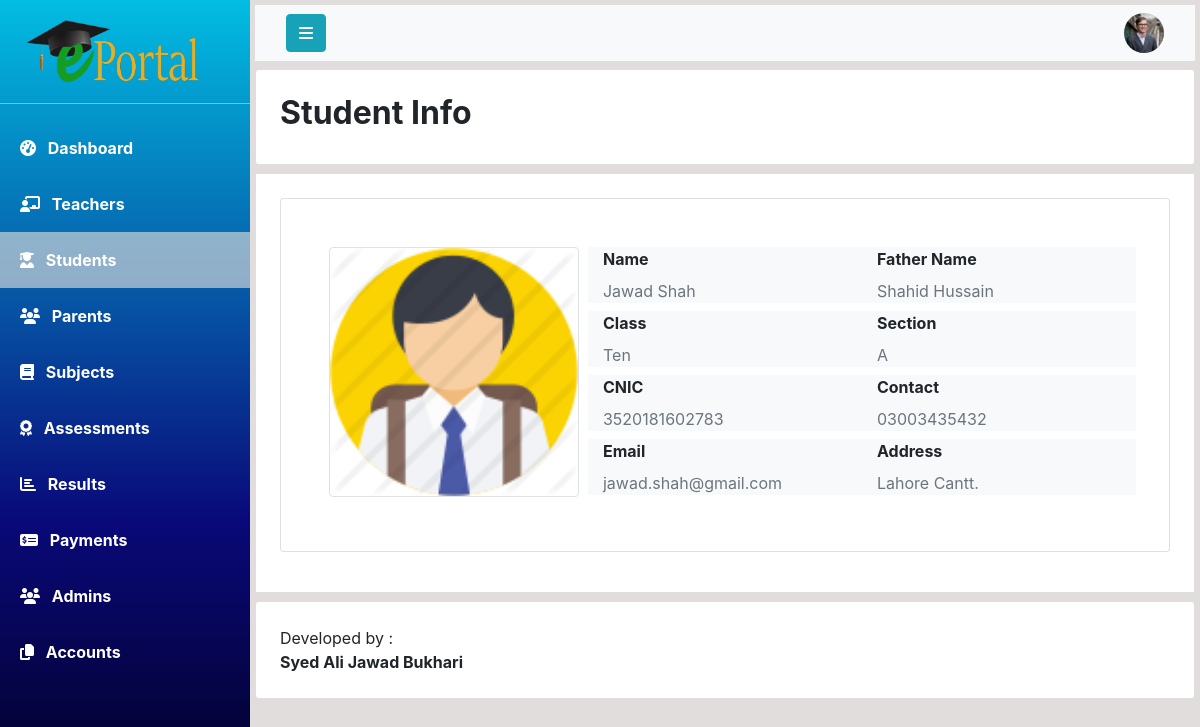
Page /php/admin_view_student.php?id=1 (signed in) on the committed database.
### tables this page shows
CREATE TABLE `students` (
  `student_id` int(11) NOT NULL,
  `first_name` varchar(20) DEFAULT NULL,
  `last_name` varchar(20) DEFAULT NULL,
  `class_name` varchar(20) DEFAULT NULL,
  `mobile_number` varchar(11) DEFAULT NULL,
  `cnic` varchar(13) DEFAULT NULL,
  `address` varchar(100) DEFAULT NULL,
  `gender` varchar(10) DEFAULT NULL,
  `blood_group` char(3) DEFAULT NULL,
  `email` varchar(30) DEFAULT NULL,
  `password` varchar(255) DEFAULT NULL,
  `parent_id` int(11) DEFAULT NULL,
  `account_status` tinyint(1) NOT NULL
);

CREATE TABLE `parents` (
  `parent_id` int(11) NOT NULL,
  `first_name` varchar(20) DEFAULT NULL,
  `last_name` varchar(20) DEFAULT NULL,
  `mobile_number` varchar(11) DEFAULT NULL,
  `cnic` varchar(13) DEFAULT NULL,
  `email` varchar(30) DEFAULT NULL,
  `address` varchar(100) DEFAULT NULL,
  `occupation` varchar(30) DEFAULT NULL,
  `designation` varchar(30) DEFAULT NULL
);

### php/admin_view_student.php (the view, shortened to what this page needs)
<!DOCTYPE html>
<html lang="en">
<head>
    <?php include 'links.php'; ?>
</head>
<body>
    <?php
        include 'DBManager.php';
        $id = $_GET['id'];
        $query = "SELECT * from Students WHERE student_id = '$id'";
        $result = mysqli_query($connection,$query);
        $studentInfo = mysqli_fetch_array($result);
    ?>
    <div class="wrapper">
        <nav id="sidebar">
            <a href="#" id="logo-container">
                <img class="mt-3 ml-4" src="../assets/logo/logo1.png" alt="Logo" width="180">
            </a>
            <hr class="my-3 sidebar-separator" style="background-color: rgba(255, 255, 255, 0.562);">
            <ul>
                <li><a class="nav-link text-white font-weight-bold px-3 py-3" href="manage_students.php">
                        <i class="fas fa-tachometer-alt ml-1 mr-2"></i>
                        Dashboard
                    </a>
                </li>
                <li><a class="nav-link text-white font-weight-bold px-3 py-3" href="manage_teachers.php">
                        <i class="fas fa-chalkboard-teacher ml-1 mr-2"></i>
                        Teachers
                    </a>
                </li>
                <li><a class="nav-link text-white font-weight-bold px-3 py-3 active" href="manage_students.php">
                        <i class="fas fa-user-graduate ml-1 mr-2"></i>
                        Students
                    </a>
                </li>
                <li><a class="nav-link text-white font-weight-bold px-3 py-3" href="manage_parents.php">
                        <i class="fa fa-group ml-1 mr-2"></i>
                        Parents
                    </a>
                </li>
                <li><a class="nav-link text-white font-weight-bold px-3 py-3" href="#">
                        <i class="fas fa-book ml-1 mr-2"></i>
                        Subjects
                    </a>
                </li>
                <li><a class="nav-link text-white font-weight-bold px-3 py-3" href="#">
                        <i class="fas fa-award ml-1 mr-2"></i>
                        Assessments
                    </a>
                </li>
                <li><a class="nav-link text-white font-weight-bold px-3 py-3" href="#">
                        <i class="fa fa-chart-bar ml-1 mr-2"></i>
                        Results
                    </a>
                </li>
                <li><a class="nav-link text-white font-weight-bold px-3 py-3" href="#">
                        <i class="fa fa-money-check-alt ml-1 mr-2"></i>
                        Payments
                    </a>
                </li>
                <li><a class="nav-link text-white font-weight-bold px-3 py-3" href="#">
                        <i class="fas fa-users ml-1 mr-2"></i>
                        Admins
                    </a>
                </li>
                <li><a class="nav-link text-white font-weight-bold px-3 py-3" href="#">
                        <i class="fas fa-copy ml-1 mr-2"></i>
                        Accounts
                    </a>
                </li>
            </ul>
        </nav>
        <div id="content" class="overflow-auto">
            <nav class="navbar mb-2 navbar-light bg-light mb-2">
                <div class="container-fluid">
                    <div class="navbar-header">
                        <button type="button" id="sidebar-toggle" onclick="hideSidebar()"
                            class="btn btn-info navbar-btn mr-auto">
                            <i class="fa fa-bars" aria-hidden="true"></i>
                        </button>
                    </div>
                    <a class="text-decoration-none">
                        <img src="../assets/user-profile.jpg" id="user-profile" onclick="showDropdown()" width="40"height="40" class="rounded-circle ml-auto" alt="User Profile">
                    </a>
                </div>
            </nav>
            <div class="card mb-2 p-4">
                <h2><b>Student Info</b></h2>
            </div>
            <div class="card bg-white mb-2 p-4 rounded-0" id="content-wrapper">
                <div class="card bg-white p-5 mb-3">
                    <div class="row">
                        <div class="col-4">
                            <img src="../assets/user-icon.png" class="border rounded" alt="Profile" width="250" height="250">
                        </div>
                        <div class="col-8">
                            <div class="row mb-2 bg-light">
                                <div class="col-6">
                                    <label class="font-weight-bold text-black d-block">Name</label>
                                    <span class="text-muted"><?php echo $studentInfo['first_name']." ".$studentInfo['last_name']; ?></span>
                                </div>
                                <?php
                                    $parentID = $studentInfo['parent_id'];
                                    $query = "SELECT first_name,last_name from Parents WHERE parent_id = '$parentID'";
                                    $result = mysqli_query($connection,$query);
                                    $parentName = mysqli_fetch_array($result);
                                ?>
                                <div class="col-6">
                                    <label class="font-weight-bold text-black d-block">Father Name</label>
                                    <span class="text-muted"><?php echo $parentName['first_name']." ".$parentName['last_name']; ?></span>
                                </div>
                            </div>
                            <div class="row mb-2 bg-light">
                                <div class="col-6">
                                    <label class="font-weight-bold text-black d-block">Class</label>
                                    <span class="text-muted"><?php echo $studentInfo['class_name']; ?></span>
                                </div>
                                <div class="col-6">
                                    <label class="font-weight-bold text-black d-block">Section</label>
                                    <span class="text-muted">A</span>
                                </div>
                            </div>
                            <div class="row mb-2 bg-light">
                                <div class="col-6">
                                    <label class="font-weight-bold text-black d-block">CNIC</label>
                                    <span class="text-muted"><?php echo $studentInfo['cnic']; ?></span>
                                </div>
                                <div class="col-6">
                                    <label class="font-weight-bold text-black d-block">Contact</label>
                                    <span class="text-muted"><?php echo $studentInfo['mobile_number']; ?></span>
                                </div>
                            </div>
                            <div class="row mb-2 bg-light">
                                <div class="col-6">
                                    <label class="font-weight-bold text-black d-block">Email</label>
                                    <span class="text-muted"><?php echo $studentInfo['email']; ?></span>
                                </div>
                                <div class="col-6">
                                    <label class="font-weight-bold text-black d-block">Address</label>
                                    <span class="text-muted"><?php echo $studentInfo['address']; ?></span>
                                </div>
                            </div>
                        </div>
                    </div>
                </div>
            </div>
            <div class="card p-4 bg-white" id="footer">
                Developed by : <b>Syed Ali Jawad Bukhari</b>
            </div>
        </div>
    </div>
</body>
</html>

### css/style.css (style rules this page uses)
* { padding: 0; margin: 0; box-sizing: border-box; }
.wrapper { display: flex; align-items: stretch; background-color: rgb(226, 221, 221); max-height: 100vh; }
#sidebar { width: 250px; height: 100%; position: fixed; top: 0; left: 0; background-color: #30336b; background: rgb(2,0,36); background: linear-gradient(360deg, rgba(2,0,36,1) 0%, rgba(9,9,121,1) 35%, rgb(2, 189, 226)100%); transition: all 1s; }
#sidebar .active { background-color: rgba(219, 219, 219, 0.651); }
#content { width: 100%; height: 100vh; padding: 5px; margin-left: 250px; overflow-x: hidden; transition: all 1s; }
#dropdown a { text-decoration: none; }

### rows in the picture
students: first_name "Jawad", last_name "Shah", class_name "Ten", cnic "3520181602783", mobile_number "03003435432", email "jawad.shah@gmail.com", address "Lahore Cantt."
parents: first_name "Shahid", last_name "Hussain"
